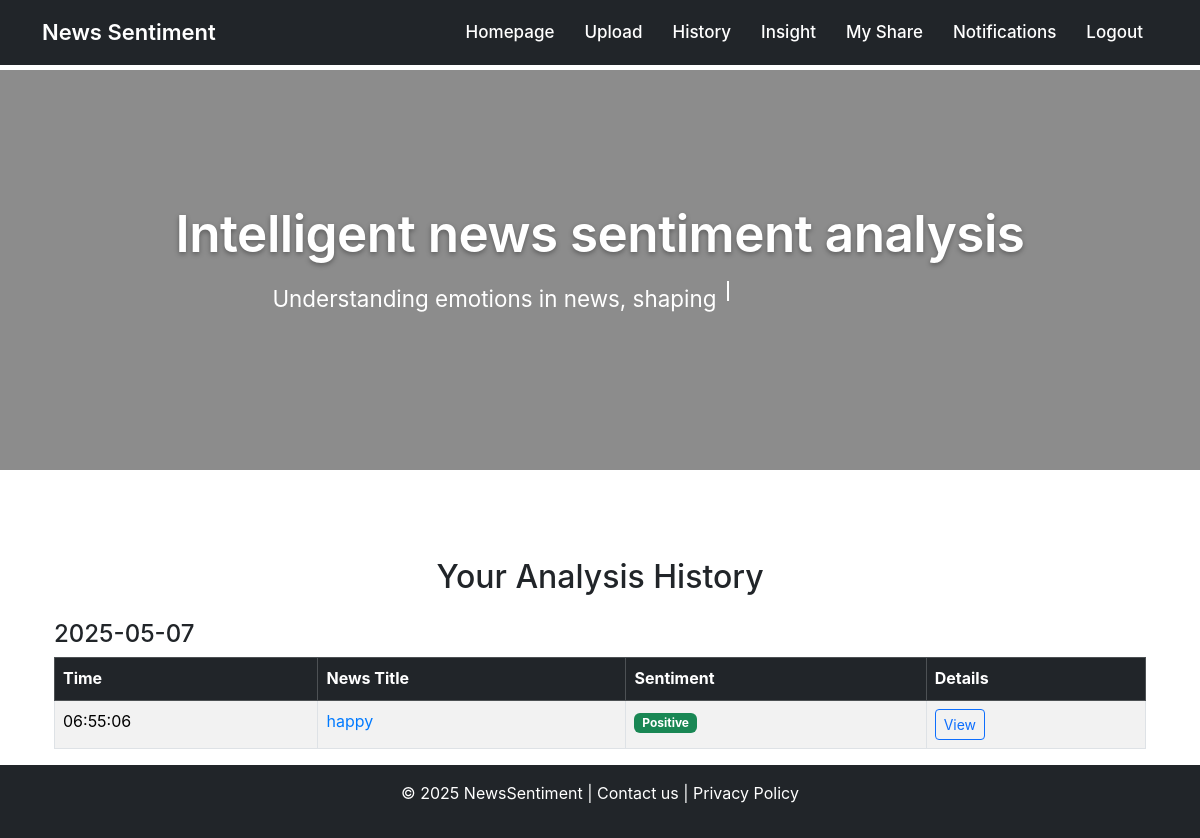
The app's page /history/history (signed in) with its own data.
### app/models.py (models this page shows, shortened)
class Post(db.Model):
    id: so.Mapped[int] = so.mapped_column(primary_key=True)
    title: so.Mapped[str] = so.mapped_column(sa.String(100))
    body: so.Mapped[str] = so.mapped_column(sa.String(140))
    timestamp: so.Mapped[datetime] = so.mapped_column(
        index=True, default=lambda: datetime.now(timezone.utc))
    user_id: so.Mapped[int] = so.mapped_column(sa.ForeignKey(User.id),
                                               index=True)
    shared_with: so.WriteOnlyMapped[list['User']] = so.relationship(
        'User',
        secondary='post_shares',
        back_populates='shared_posts'
    )
    sentiment: so.Mapped[str] = so.mapped_column(sa.String(64), nullable=True)
    author: so.Mapped[User] = so.relationship(back_populates='posts')
    category: so.Mapped[Optional[str]] = so.mapped_column(sa.String(64), nullable=True)
    emotions: so.Mapped[Optional[dict]] = so.mapped_column(sa.JSON, nullable=True)

### app/routes/history_routes.py (the view)
@history_bp.route("/history")
@login_required
def history():
    posts = Post.query.filter_by(user_id=current_user.id).order_by(Post.timestamp.desc()).all()
    grouped_posts = defaultdict(list)
    for post in posts:
        date_str = post.timestamp.strftime("%Y-%m-%d")
        grouped_posts[date_str].append(post)
    return render_template("history.html", grouped_posts=grouped_posts)

### app/models.py (called while the page is built)
@login.user_loader
def load_user(id):
    return db.session.get(User, int(id))

### app/templates/history.html (shortened to what this page needs)
{% extends "base.html" %}
{% block content %}
<div class="container mt-5">
    <h2 class="text-center mb-4">Your Analysis History</h2>
    {% for date, posts in grouped_posts.items() %}
    <h4 class="mt-4">{{ date }}</h4>
    <table class="table table-bordered table-striped">
        <thead class="table-dark">
            <tr>
                <th scope="col">Time</th>
                <th scope="col">News Title</th>
                <th scope="col">Sentiment</th>
                <th scope="col">Details</th>
            </tr>
        </thead>
        <tbody>
            {% for post in posts %}
            <tr>
                <td>{{ post.timestamp.strftime('%H:%M:%S') }}</td>
                <td><a href="{{ url_for('history.post_detail', post_id=post.id) }}">{{ post.title }}</a></td>
                <td>
                    {% if post.sentiment == 'Positive' %}
                    <span class="badge bg-success">Positive</span>
                    {% elif post.sentiment == 'Negative' %}
                    <span class="badge bg-danger">Negative</span>
                    {% elif post.sentiment == 'Neutral' %}
                    <span class="badge bg-secondary">Neutral</span>
                    {% else %}
                    <span class="badge bg-dark">None</span>
                    {% endif %}
                </td>
                <td>
                    <button class="btn btn-sm btn-outline-primary" type="button" data-bs-toggle="collapse"
                        data-bs-target="#details-{{ post.id }}">
                        View
                    </button>
                </td>
            </tr>
            {% endfor %}
        </tbody>
    </table>
    {% endfor %}
</div>
{% endblock %}

### app/static/css/homepage.css (style rules this page uses)
body { font-family: -apple-system, BlinkMacSystemFont, 'Segoe UI', Roboto, Helvetica, Arial, sans-serif, 'Apple Color Emoji', 'Segoe UI Emoji', 'Segoe UI Symbol'; margin: 0; -webkit-font-smoothing: antialiased; -moz-osx-font-smoothing: grayscale; line-height: 1.6; background-image: url('../images/background.jpg'); background-attachment: fixed; background-size: cover; background-position: center center; background-repeat: no-repeat; padding-top: 70px; min-height: 100vh; display: flex; flex-direction: column; }
a { color: #007aff; text-decoration: none; transition: color 0.25s ease; }
.badge.bg-success { color: #ffffff; }

### records on screen
Post: timestamp "06:55:06", title "happy", sentiment "Positive"

### other values on screen
{{ date }} "2025-05-07"
